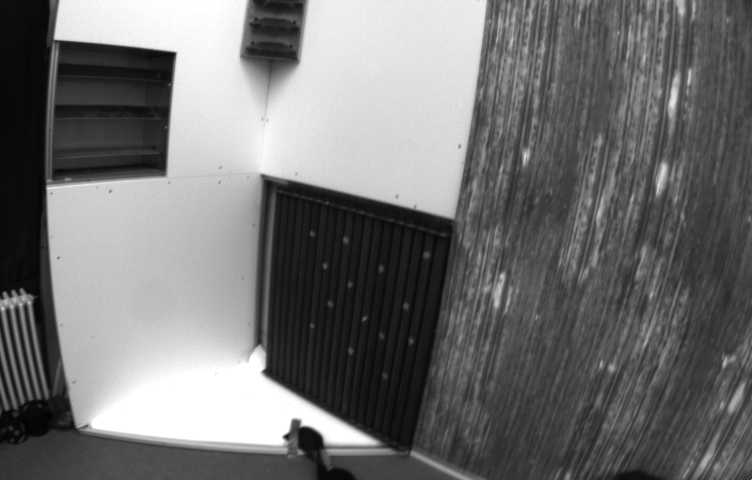
#> input picture assets/euroc/v101/1413393260855760384.png, 752 x 480 px, found by its file name
$ python testorb.py
#> lines starting #> are read from the running program, lines starting #| are printed output that depends on the picture; after the words box and inside, x2 and y2 are one past the last pixel; in counts of white or black regions, pixels touching at a corner belong together
import cv2
from time import time
import glob
import os
import logging
import numpy as np

class ImageLoader(object):
    def __init__(self, filepath: str):
        self.images = (
            glob.glob(os.path.join(filepath, "*.png"))
            + glob.glob(os.path.join(filepath, "*.jpg"))
            + glob.glob(os.path.join(filepath, "*.ppm"))
        )
        self.images.sort()
        self.num_images = len(self.images)
        logging.info("Loading %s images", {self.num_images})
        self.mode = "images"

    def __getitem__(self, item):
        filename = self.images[item]
        img = cv2.imread(filename)
        return img

    def __len__(self):
        return self.num_images

def measure(orb_extractor, image_loader) :
    timings = []
    print("Runing benchmark on {} images".format(len(image_loader)))
    for image in image_loader:
        #  image: (H, W, C)
        image = cv2.cvtColor(image, cv2.COLOR_BGR2RGB)
        start_time = time()
        kpts, dess = orb.detectAndCompute(image,None)
        end_time = time()
        duration = (end_time - start_time) * 1000  # convert to ms.
        timings.append(duration)

    print(f"mean: {np.mean(timings):.2f}ms")
    print(f"median: {np.median(timings):.2f}ms")
    print(f"min: {np.min(timings):.2f}ms")
    print(f"max: {np.max(timings):.2f}ms")

def keypoints_to_img(keypoints,img_tensor):
    # use if keypoints is a numpy array
    _, _, h, w = img_tensor.shape
    wh = np.array([w - 1, h - 1], dtype=np.float32)

    keypoints = wh * (keypoints + 1) / 2
    return keypoints

# [10 lines of commented-out code are left out]

image_path="./assets/euroc/1403636620963555584.png"
image_path="/home/nembot/aliked-onnx/assets/euroc/v101/1413393260855760384.png"#Frame 1 V201

#"./assets/euroc/1403636620963555584.png"#"/home/nembot/Datasets/EuRoc/MH01/mav0/cam0/data/1403636642563555584.png"
img=cv2.imread(image_path)
#> img is the input picture: shape (480, 752, 3); min 2, max 255, mean 113.3
img=cv2.cvtColor(img, cv2.COLOR_BGR2RGB)
orb = cv2.ORB_create()
start_time = time()
kpts, dess = orb.detectAndCompute(img,None)
#> kpts = 498 keypoints; strongest (x, y, size): (173, 54, 53.6), (173, 53, 44.6), (174, 53, 31), (284, 436, 37.2)
end_time = time()
duration = (end_time - start_time) * 1000
print(f"Time to run orb is : {duration:.2f} ms",duration)
print(f"Number of keypoints: {len(kpts)}")
#| Number of keypoints: 498
for kpt in kpts:
  kpt= (int(round(kpt.pt[0])), int(round(kpt.pt[1])))
  cv2.circle(img, kpt, 1, (0, 0, 255), -1, lineType=16)
#> this loop made 498 passes
#> kpt on passes 1 to 3: (597, 217), (618, 33), (377, 443)
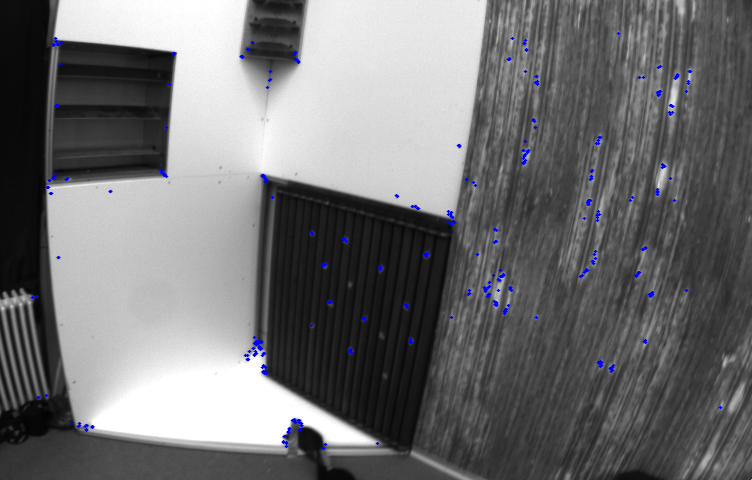
#> img: shape (480, 752, 3); 1.03% of pixels changed, all inside (x1, y1, x2, y2) = (30, 32, 723, 451)
# print(kpts)
# cv2.imshow("ORB Normal",img)
cv2.imshow("1413393260855760384",img)
cv2.waitKey()

$ run again, with assets/euroc/1403636621013555456.png copied over assets/euroc/v101/1413393260855760384.png
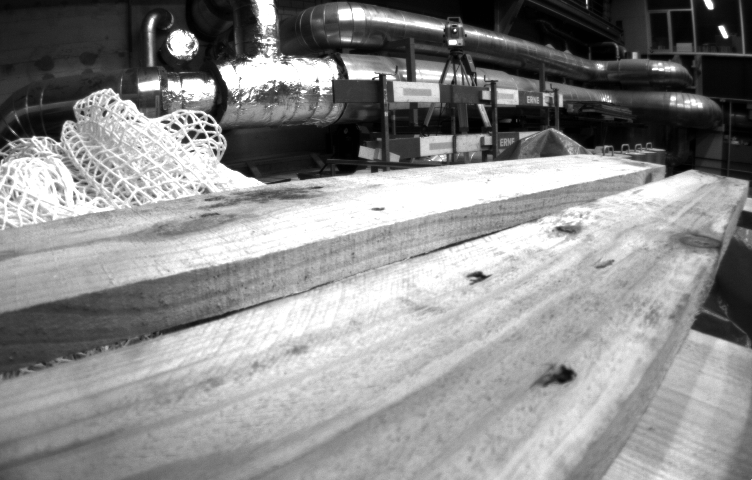
#> input picture assets/euroc/1403636621013555456.png, 752 x 480 px, found by its file name
#> img is the input picture: shape (480, 752, 3); min 1, max 255, mean 140.5
#> kpts = 500 keypoints; strongest (x, y, size): (204, 136, 31), (209, 134, 31), (205, 128, 31), (206, 125, 31)
#| Number of keypoints: 500
#> the loop `for kpt in kpts:` made 500 passes
#> kpt on passes 1 to 3: (274, 80), (405, 70), (276, 50)
#> after the loop `for kpt in kpts:`:
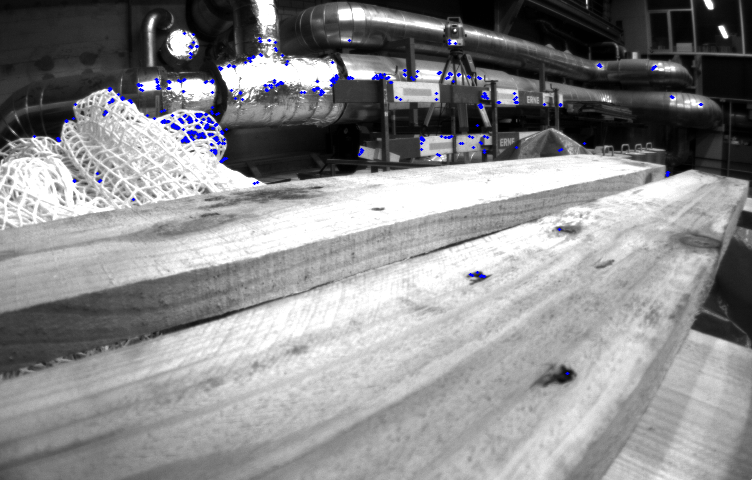
#> img: shape (480, 752, 3); 1.1% of pixels changed, all inside (x1, y1, x2, y2) = (32, 32, 704, 376)
